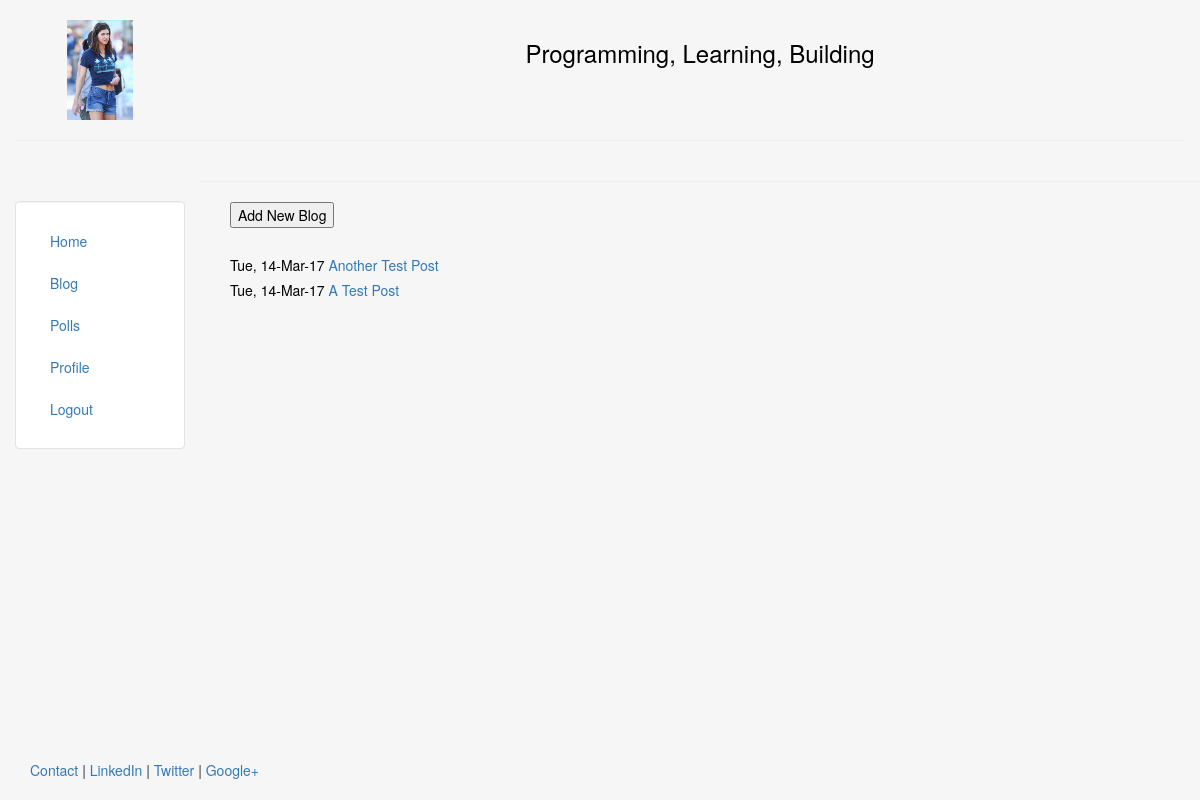
Page /blog/ (signed in) on the committed database.
### personal/models.py (models this page shows, shortened)
class UserProfile(models.Model):
	user = models.OneToOneField(User, on_delete=models.CASCADE)
	BRANCH = (
		('CSE', 'CSE'),
		('MECH', 'MECH'),
		('ECE', 'ECE'),
		('EEE', 'EEE'),
		('CIVIL', 'CIVIL'),
		('META', 'META'),
		)
	SEX = (
		('M', 'Male'),
		('F', 'Female'),
		('N', 'Not Specific')
		)
	department = models.CharField(max_length=5, choices=BRANCH)
	picture = models.ImageField(upload_to='profile_pictures', default='default_pic.jpg')
	isAdmin = models.BooleanField(default=True)
	dob = models.DateField(default=date.today)
	gender = models.CharField(max_length=20, choices=SEX, default='N')

### blog/models.py (models this page shows, shortened)
class Post(models.Model):
	title = models.CharField(max_length = 140)
	body = models.TextField()
	date = models.DateTimeField()

### blog/views.py (the view, shortened to what this page needs)
class postList(generic.ListView):
	template_name = 'blog/blog.html'
	def get_queryset(self):
		return Post.objects.all().order_by("-date")[:25]

### blog/templates/blog/blog.html
{% extends "personal/header.html" %}
{% block content %}
	<form action="{% url "blog:add_post" %}" >
		<button class="b">Add New Blog</button><br><br>
	</form>
	{% for post in object_list %}
		<h5>{{ post.date|date:"D, d-M-y" }}<a href="{% url 'blog:blogdetail' post.id %}">  {{ post.title }}</a></h5>
	{% endfor %}
{% endblock %}

### personal/templates/personal/header.html (shortened to what this page needs)
<!DOCTYPE html>
<html lang="en">
<head>
	{% load staticfiles %}
	<link rel="stylesheet" href="{% static 'personal/css/bootstrap.min.css' %}" type = "text/css"/>
</head>
<body class="body" style="background-color: #f6f6f6" >
	<div class="container-fluid" style="min-height:95%; ">
		<div class="row">
			  <div class="col-sm-2">
				  <br>
				  <center>
					<img src="{{ request.user.userprofile.picture.url }}" class="responsive-img" style='max-height:100px;' alt="Profile Image">
				  </center>
			  </div>
			  <div class="col-sm-10">
				  <br>
				  <center>
				  <h3><font color="black">Programming, Learning, Building</font></h3>
				  </center>
			  </div>
		</div><hr>
		<div class="row">
		  <div class="col-sm-2">
		  <br>
		  <br>
			<div class="well bs-sidebar" id="sidebar" style="background-color:#fff">
			  <ul class="nav nav-pills nav-stacked">
				<li><a href='/home/'>Home</a></li>
				<li><a href='/blog/'>Blog</a></li>
				<li><a href="/polls/">Polls</a></li>
				<li><a href='/profile/'>Profile</a></li>
				<li><a href='/logout/'>Logout</a></li>
			  </ul>
			</div>
		  </div><hr>
		  <div class="col-sm-10">
			<div class='container-fluid' font-color='white'>
			<font color="black">
			   {% block content %}
			   {% endblock %}
			   </font>
			</div>
		  </div>
		</div>
	</div>
	<footer>
		<div class="container-fluid" style='margin-left:15px'>
			<p><a href="#" target="blank">Contact</a> | <a href="#" target="blank">LinkedIn</a> | <a href="#" target="blank">Twitter</a> | <a href="#" target="blank">Google+</a></p>
		</div>
	</footer>
</body>
</html>

### personal/templates/personal/header.html (style rules this page uses)
html, body { height:100% }

### rows in the picture
Post: date "Tue, 14-Mar-17", title "Another Test Post"
Post: date "Tue, 14-Mar-17", title "A Test Post"
